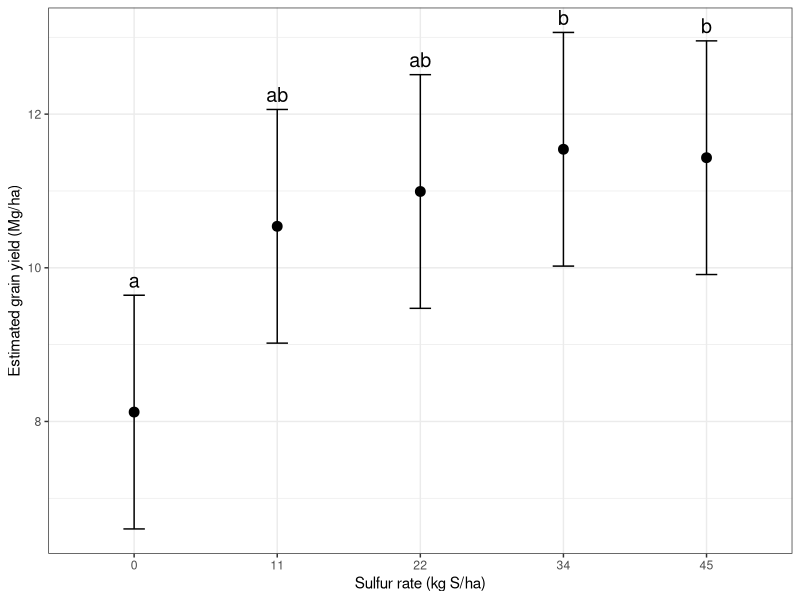
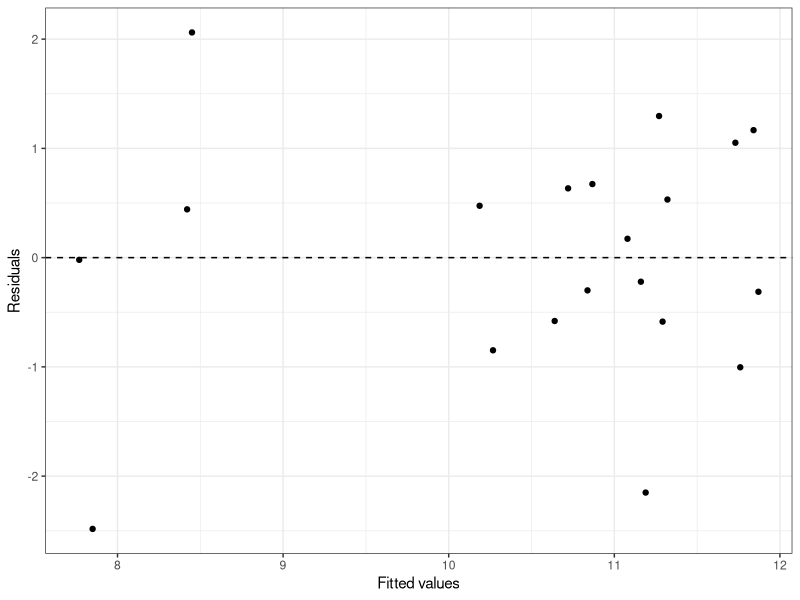

Here is the R script that generated these plots, in order:
## ---- chunk 1
# Import Excel files
library(readxl)

# Select and manipulate variables
library(dplyr)

# Create graphs
library(ggplot2)

# Fit linear mixed-effects models
library(lme4)

# Obtain Kenward-Roger tests
library(lmerTest)
library(pbkrtest)

# Estimate marginal means
library(emmeans)

# Create compact letter displays
library(multcomp)
library(multcompView)
## ---- chunk 2
# Import the workshop dataset
AllData <- read_excel(
  "Data_example.xlsx",
  sheet = "data"
)

# Check the structure of the dataset
str(AllData)
## ---- chunk 3
# Convert sulfur rate to a treatment factor
AllData$S_rate_kg_ha <- factor(AllData$S_rate_kg_ha)

# Convert block to a grouping factor
AllData$block <- factor(AllData$block)
## ---- chunk 4
# Fit the linear mixed-effects model
model <- lmer(
  grain_yield_Mg_ha ~ S_rate_kg_ha + (1 | block),
  data = AllData,
  REML = TRUE
)

# Display the model summary
summary(model)
## ---- chunk 5
# Test the fixed effect using Kenward-Roger degrees of freedom
anova(
  model,
  ddf = "Kenward-Roger"
)
## ---- chunk 6
# Estimate marginal means using Kenward-Roger degrees of freedom
means <- emmeans(
  model,
  ~ S_rate_kg_ha,
  lmer.df = "kenward-roger"
)

# Display the estimated means
means
## ---- chunk 7
# Create compact letter display
results <- cld(
  means,
  Letters = letters,
  lmer.df = "kenward-roger",
  sort = FALSE
) %>%
  as.data.frame() %>%
  mutate(
    letter = trimws(.group)
  )

# Display the treatment means and letters
results
## ---- chunk 8
# Plot estimated means with 95% confidence intervals
ggplot(
  results,
  aes(
    x = S_rate_kg_ha,
    y = emmean
  )
) +
  geom_point(size = 3) +
  geom_errorbar(
    aes(
      ymin = lower.CL,
      ymax = upper.CL
    ),
    width = 0.15
  ) +
  geom_text(
    aes(
      y = upper.CL,
      label = letter
    ),
    vjust = -0.5,
    size = 5
  ) +
  labs(
    x = "Sulfur rate (kg S/ha)",
    y = "Estimated grain yield (Mg/ha)"
  ) +
  theme_bw()
## ---- chunk 9
# Create fitted values and residuals
diagnostic_data <- data.frame(
  fitted = fitted(model),
  residual = resid(model)
)

# Plot residuals against fitted values
ggplot(
  diagnostic_data,
  aes(
    x = fitted,
    y = residual
  )
) +
  geom_point() +
  geom_hline(
    yintercept = 0,
    linetype = "dashed"
  ) +
  labs(
    x = "Fitted values",
    y = "Residuals"
  ) +
  theme_bw()
